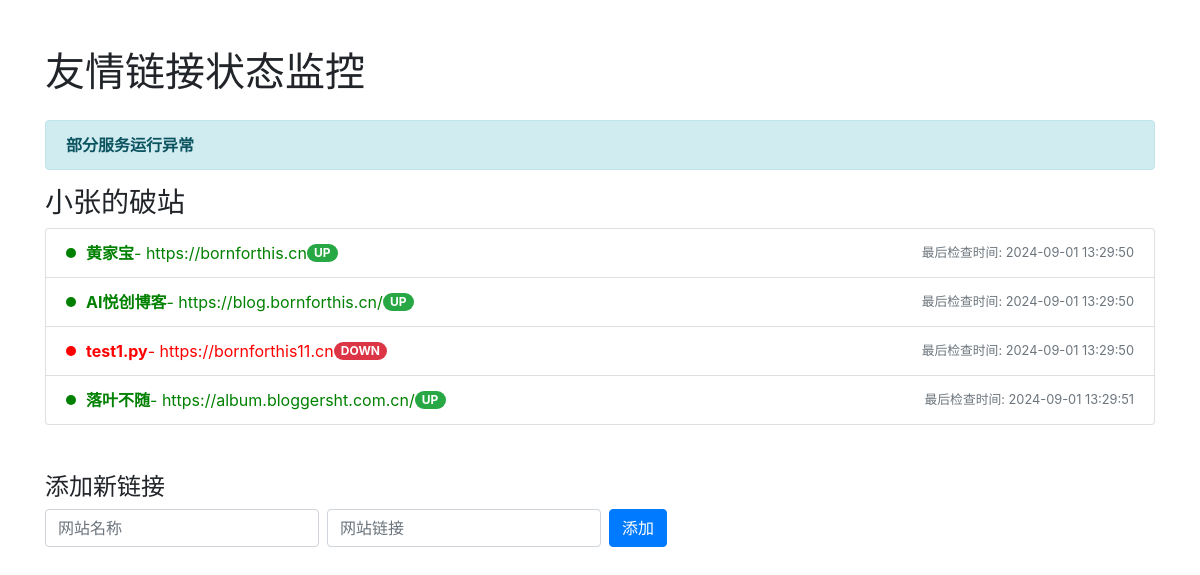
Before: / with the older database file.
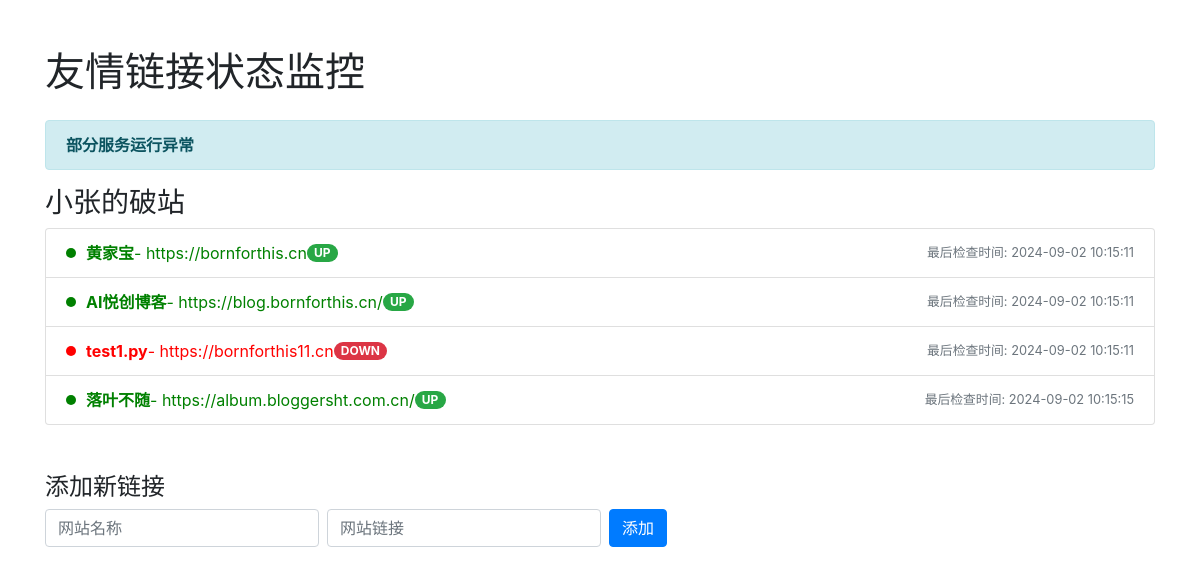
After: the same page with the newer database file.
### tables this page shows
CREATE TABLE links
                 (id INTEGER PRIMARY KEY AUTOINCREMENT, 
                  name TEXT, 
                  url TEXT, 
                  status TEXT, 
                  last_checked TEXT);

### app.py (the view)
@app.route('/')
def index():
    conn = sqlite3.connect('links.db')
    c = conn.cursor()
    c.execute("SELECT name, url, status, last_checked FROM links")
    links = c.fetchall()
    conn.close()
    return render_template('demo.html', links=links)

### templates/demo.html (shortened to what this page needs)
<!DOCTYPE html>
<html lang="en">
<head>
    <link href="https://stackpath.bootstrapcdn.com/bootstrap/4.5.2/css/bootstrap.min.css" rel="stylesheet">
</head>
<body>
<div class="container mt-5">
    <h1 class="mb-4">友情链接状态监控</h1>
    <div class="alert alert-info" role="alert">
        <strong>部分服务运行异常</strong>
    </div>
    <div class="mb-5">
        <h3>小张的破站</h3>
        <div class="list-group">
            {% for link in links %}
                <div class="list-group-item status-bar
                        {{ 'status-up' if link[2] == 'UP' else 'status-down' if link[2] == 'DOWN' else 'status-unknown' }}">
                    <span class="status-indicator"></span>
                    <strong>{{ link[0] }}</strong> - {{ link[1] }}
                    <span class="badge badge-pill
                            {{ 'badge-success' if link[2] == 'UP' else 'badge-danger' if link[2] == 'DOWN' else 'badge-secondary' }}">
                        {{ link[2] }}
                    </span>
                    <small class="text-muted ml-auto">最后检查时间: {{ link[3] }}</small>
                </div>
            {% endfor %}
        </div>
    </div>
    <h4>添加新链接</h4>
    <form id="addLinkForm" class="form-inline">
        <input type="text" class="form-control mb-2 mr-sm-2" name="name" placeholder="网站名称" required>
        <input type="url" class="form-control mb-2 mr-sm-2" name="url" placeholder="网站链接" required>
        <button type="submit" class="btn btn-primary mb-2">添加</button>
    </form>
</div>
</body>
</html>

### templates/demo.html (style rules this page uses)
.status-up { color: green; }
.status-down { color: red; }
.status-bar { display: flex; align-items: center; justify-content: flex-start; }
.status-indicator { width: 10px; height: 10px; border-radius: 50%; margin-right: 10px; }
.status-up .status-indicator { background-color: green; }
.status-down .status-indicator { background-color: red; }

Changed rows visible on the page:
changed links "黄家宝": last_checked "2024-09-01 13:29:50" → "2024-09-02 10:15:11"
changed links "AI悦创博客": last_checked "2024-09-01 13:29:50" → "2024-09-02 10:15:11"
changed links "test1.py": last_checked "2024-09-01 13:29:50" → "2024-09-02 10:15:11"
changed links "落叶不随": last_checked "2024-09-01 13:29:51" → "2024-09-02 10:15:15"
